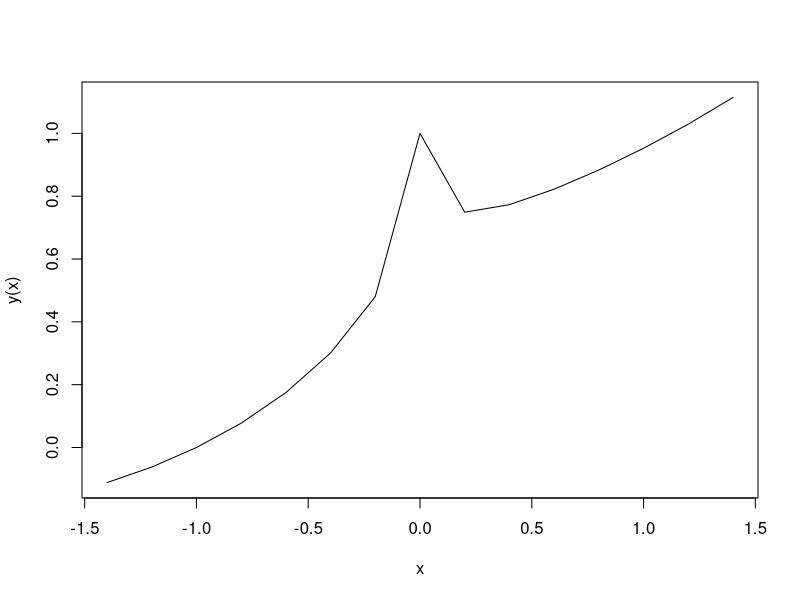
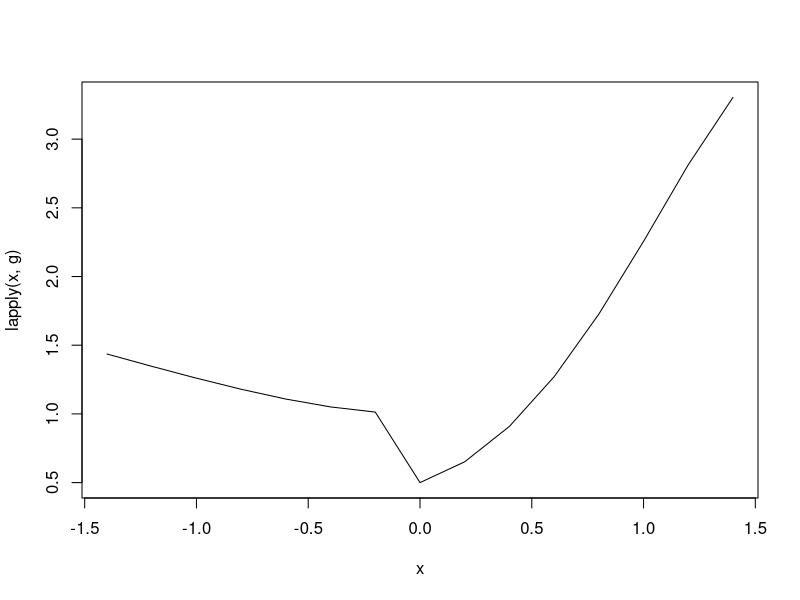
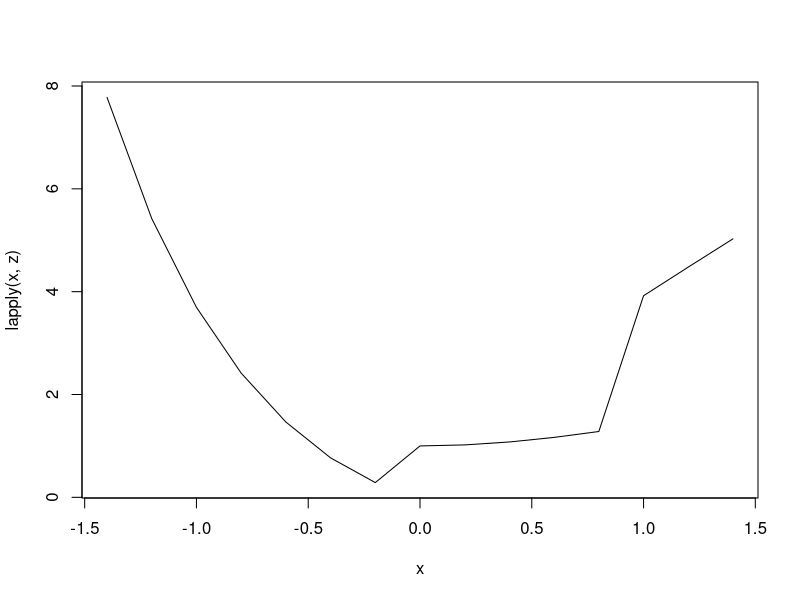

Reproduce these figures in R, in order.
 y <- function(x){
   return((1+x)/(1+sqrt(abs(x)*exp(-x)+abs(sin(x)))))
}

g <- function(x){
  if (x > 0) {
    return((sin(x))^2+(1+x)/(1+(cos(x))^2))
  } else {
    return((1+x^2)^(1/3))
  }
}

z <- function(x){
  if (x < 0){
    return(abs(x)*exp(-2*x)/(1+x^2))
  } else if (x >= 1){
    return ((1+sin(x))/(1+x) + 3*x)
  } else {
    return(sqrt(1+x^2))
  }
}

x = seq(-1.4, 1.4, 0.2)


plot(x, y(x), type = 'l')
plot(x, lapply(x, g), type = 'l')
plot(x, lapply(x, z), type = 'l')
 
 